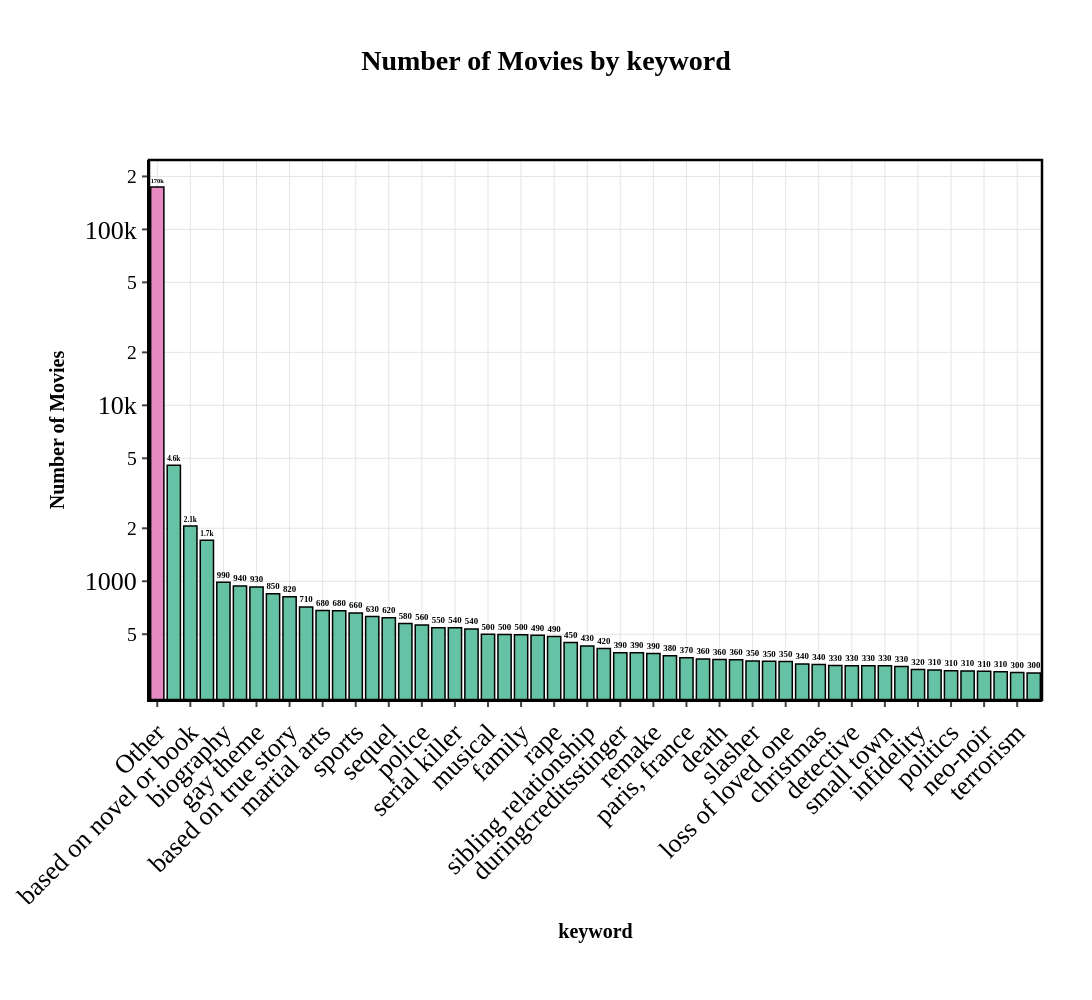

Here is the notebook cell this chart was saved with:
### Code cell
plot_and_export_categorical_distribution(keywords, "keyword_name", "keyword", 300, print_stats=True, filename_prefix="step_1")

### Figure 1 — Plotly figure (JSON) as saved in the notebook; plotly's stock layout.template omitted (floating-point values rounded to 4 significant figures)
{"data": [{"hovertemplate": "grouped=%{x}<br>total=%{text}<extra></extra>", "legendgroup": "Other", "marker": {"color": "#E78AC3", "line": {"color": "#000000", "width": 1.5}, "pattern": {"shape": ""}}, "name": "Other", "orientation": "v", "showlegend": true, "text": [174200.0], "textangle": 0, "textfont": {"color": "#000000", "size": 16}, "textposition": "outside", "texttemplate": "<b>%{text:.2s}</b>", "type": "bar", "x": ["Other"], "xaxis": "x", "y": [174187], "yaxis": "y"}, {"hovertemplate": "grouped=%{x}<br>total=%{text}<extra></extra>", "legendgroup": "woman director", "marker": {"color": "#66C2A5", "line": {"color": "#000000", "width": 1.5}, "pattern": {"shape": ""}}, "name": "woman director", "orientation": "v", "showlegend": true, "text": [4570.0], "textangle": 0, "textfont": {"color": "#000000", "size": 16}, "textposition": "outside", "texttemplate": "<b>%{text:.2s}</b>", "type": "bar", "x": ["woman director"], "xaxis": "x", "y": [4570], "yaxis": "y"}, {"hovertemplate": "grouped=%{x}<br>total=%{text}<extra></extra>", "legendgroup": "based on novel or book", "marker": {"color": "#66C2A5", "line": {"color": "#000000", "width": 1.5}, "pattern": {"shape": ""}}, "name": "based on novel or book", "orientation": "v", "showlegend": true, "text": [2064.0], "textangle": 0, "textfont": {"color": "#000000", "size": 16}, "textposition": "outside", "texttemplate": "<b>%{text:.2s}</b>", "type": "bar", "x": ["based on novel or book"], "xaxis": "x", "y": [2064], "yaxis": "y"}, {"hovertemplate": "grouped=%{x}<br>total=%{text}<extra></extra>", "legendgroup": "murder", "marker": {"color": "#66C2A5", "line": {"color": "#000000", "width": 1.5}, "pattern": {"shape": ""}}, "name": "murder", "orientation": "v", "showlegend": true, "text": [1709.0], "textangle": 0, "textfont": {"color": "#000000", "size": 16}, "textposition": "outside", "texttemplate": "<b>%{text:.2s}</b>", "type": "bar", "x": ["murder"], "xaxis": "x", "y": [1709], "yaxis": "y"}, {"hovertemplate": "grouped=%{x}<br>total=%{text}<extra></extra>", "legendgroup": "biography", "marker": {"color": "#66C2A5", "line": {"color": "#000000", "width": 1.5}, "pattern": {"shape": ""}}, "name": "biography", "orientation": "v", "showlegend": true, "text": [986.0], "textangle": 0, "textfont": {"color": "#000000", "size": 16}, "textposition": "outside", "texttemplate": "<b>%{text:.2s}</b>", "type": "bar", "x": ["biography"], "xaxis": "x", "y": [986], "yaxis": "y"}, {"hovertemplate": "grouped=%{x}<br>total=%{text}<extra></extra>", "legendgroup": "revenge", "marker": {"color": "#66C2A5", "line": {"color": "#000000", "width": 1.5}, "pattern": {"shape": ""}}, "name": "revenge", "orientation": "v", "showlegend": true, "text": [941.0], "textangle": 0, "textfont": {"color": "#000000", "size": 16}, "textposition": "outside", "texttemplate": "<b>%{text:.2s}</b>", "type": "bar", "x": ["revenge"], "xaxis": "x", "y": [941], "yaxis": "y"}, {"hovertemplate": "grouped=%{x}<br>total=%{text}<extra></extra>", "legendgroup": "gay theme", "marker": {"color": "#66C2A5", "line": {"color": "#000000", "width": 1.5}, "pattern": {"shape": ""}}, "name": "gay theme", "orientation": "v", "showlegend": true, "text": [929.0], "textangle": 0, "textfont": {"color": "#000000", "size": 16}, "textposition": "outside", "texttemplate": "<b>%{text:.2s}</b>", "type": "bar", "x": ["gay theme"], "xaxis": "x", "y": [929], "yaxis": "y"}, {"hovertemplate": "grouped=%{x}<br>total=%{text}<extra></extra>", "legendgroup": "lgbt", "marker": {"color": "#66C2A5", "line": {"color": "#000000", "width": 1.5}, "pattern": {"shape": ""}}, "name": "lgbt", "orientation": "v", "showlegend": true, "text": [850.0], "textangle": 0, "textfont": {"color": "#000000", "size": 16}, "textposition": "outside", "texttemplate": "<b>%{text:.2s}</b>", "type": "bar", "x": ["lgbt"], "xaxis": "x", "y": [850], "yaxis": "y"}, {"hovertemplate": "grouped=%{x}<br>total=%{text}<extra></extra>", "legendgroup": "based on true story", "marker": {"color": "#66C2A5", "line": {"color": "#000000", "width": 1.5}, "pattern": {"shape": ""}}, "name": "based on true story", "orientation": "v", "showlegend": true, "text": [816.0], "textangle": 0, "textfont": {"color": "#000000", "size": 16}, "textposition": "outside", "texttemplate": "<b>%{text:.2s}</b>", "type": "bar", "x": ["based on true story"], "xaxis": "x", "y": [816], "yaxis": "y"}, {"hovertemplate": "grouped=%{x}<br>total=%{text}<extra></extra>", "legendgroup": "love", "marker": {"color": "#66C2A5", "line": {"color": "#000000", "width": 1.5}, "pattern": {"shape": ""}}, "name": "love", "orientation": "v", "showlegend": true, "text": [714.0], "textangle": 0, "textfont": {"color": "#000000", "size": 16}, "textposition": "outside", "texttemplate": "<b>%{text:.2s}</b>", "type": "bar", "x": ["love"], "xaxis": "x", "y": [714], "yaxis": "y"}, {"hovertemplate": "grouped=%{x}<br>total=%{text}<extra></extra>", "legendgroup": "martial arts", "marker": {"color": "#66C2A5", "line": {"color": "#000000", "width": 1.5}, "pattern": {"shape": ""}}, "name": "martial arts", "orientation": "v", "showlegend": true, "text": [683.0], "textangle": 0, "textfont": {"color": "#000000", "size": 16}, "textposition": "outside", "texttemplate": "<b>%{text:.2s}</b>", "type": "bar", "x": ["martial arts"], "xaxis": "x", "y": [683], "yaxis": "y"}, {"hovertemplate": "grouped=%{x}<br>total=%{text}<extra></extra>", "legendgroup": "new york city", "marker": {"color": "#66C2A5", "line": {"color": "#000000", "width": 1.5}, "pattern": {"shape": ""}}, "name": "new york city", "orientation": "v", "showlegend": true, "text": [680.0], "textangle": 0, "textfont": {"color": "#000000", "size": 16}, "textposition": "outside", "texttemplate": "<b>%{text:.2s}</b>", "type": "bar", "x": ["new york city"], "xaxis": "x", "y": [680], "yaxis": "y"}, {"hovertemplate": "grouped=%{x}<br>total=%{text}<extra></extra>", "legendgroup": "sports", "marker": {"color": "#66C2A5", "line": {"color": "#000000", "width": 1.5}, "pattern": {"shape": ""}}, "name": "sports", "orientation": "v", "showlegend": true, "text": [661.0], "textangle": 0, "textfont": {"color": "#000000", "size": 16}, "textposition": "outside", "texttemplate": "<b>%{text:.2s}</b>", "type": "bar", "x": ["sports"], "xaxis": "x", "y": [661], "yaxis": "y"}, {"hovertemplate": "grouped=%{x}<br>total=%{text}<extra></extra>", "legendgroup": "friendship", "marker": {"color": "#66C2A5", "line": {"color": "#000000", "width": 1.5}, "pattern": {"shape": ""}}, "name": "friendship", "orientation": "v", "showlegend": true, "text": [631.0], "textangle": 0, "textfont": {"color": "#000000", "size": 16}, "textposition": "outside", "texttemplate": "<b>%{text:.2s}</b>", "type": "bar", "x": ["friendship"], "xaxis": "x", "y": [631], "yaxis": "y"}, {"hovertemplate": "grouped=%{x}<br>total=%{text}<extra></extra>", "legendgroup": "sequel", "marker": {"color": "#66C2A5", "line": {"color": "#000000", "width": 1.5}, "pattern": {"shape": ""}}, "name": "sequel", "orientation": "v", "showlegend": true, "text": [621.0], "textangle": 0, "textfont": {"color": "#000000", "size": 16}, "textposition": "outside", "texttemplate": "<b>%{text:.2s}</b>", "type": "bar", "x": ["sequel"], "xaxis": "x", "y": [621], "yaxis": "y"}, {"hovertemplate": "grouped=%{x}<br>total=%{text}<extra></extra>", "legendgroup": "coming of age", "marker": {"color": "#66C2A5", "line": {"color": "#000000", "width": 1.5}, "pattern": {"shape": ""}}, "name": "coming of age", "orientation": "v", "showlegend": true, "text": [576.0], "textangle": 0, "textfont": {"color": "#000000", "size": 16}, "textposition": "outside", "texttemplate": "<b>%{text:.2s}</b>", "type": "bar", "x": ["coming of age"], "xaxis": "x", "y": [576], "yaxis": "y"}, {"hovertemplate": "grouped=%{x}<br>total=%{text}<extra></extra>", "legendgroup": "police", "marker": {"color": "#66C2A5", "line": {"color": "#000000", "width": 1.5}, "pattern": {"shape": ""}}, "name": "police", "orientation": "v", "showlegend": true, "text": [564.0], "textangle": 0, "textfont": {"color": "#000000", "size": 16}, "textposition": "outside", "texttemplate": "<b>%{text:.2s}</b>", "type": "bar", "x": ["police"], "xaxis": "x", "y": [564], "yaxis": "y"}, {"hovertemplate": "grouped=%{x}<br>total=%{text}<extra></extra>", "legendgroup": "drugs", "marker": {"color": "#66C2A5", "line": {"color": "#000000", "width": 1.5}, "pattern": {"shape": ""}}, "name": "drugs", "orientation": "v", "showlegend": true, "text": [545.0], "textangle": 0, "textfont": {"color": "#000000", "size": 16}, "textposition": "outside", "texttemplate": "<b>%{text:.2s}</b>", "type": "bar", "x": ["drugs"], "xaxis": "x", "y": [545], "yaxis": "y"}, {"hovertemplate": "grouped=%{x}<br>total=%{text}<extra></extra>", "legendgroup": "serial killer", "marker": {"color": "#66C2A5", "line": {"color": "#000000", "width": 1.5}, "pattern": {"shape": ""}}, "name": "serial killer", "orientation": "v", "showlegend": true, "text": [544.0], "textangle": 0, "textfont": {"color": "#000000", "size": 16}, "textposition": "outside", "texttemplate": "<b>%{text:.2s}</b>", "type": "bar", "x": ["serial killer"], "xaxis": "x", "y": [544], "yaxis": "y"}, {"hovertemplate": "grouped=%{x}<br>total=%{text}<extra></extra>", "legendgroup": "parent child relationship", "marker": {"color": "#66C2A5", "line": {"color": "#000000", "width": 1.5}, "pattern": {"shape": ""}}, "name": "parent child relationship", "orientation": "v", "showlegend": true, "text": [535.0], "textangle": 0, "textfont": {"color": "#000000", "size": 16}, "textposition": "outside", "texttemplate": "<b>%{text:.2s}</b>", "type": "bar", "x": ["parent child relationship"], "xaxis": "x", "y": [535], "yaxis": "y"}, {"hovertemplate": "grouped=%{x}<br>total=%{text}<extra></extra>", "legendgroup": "musical", "marker": {"color": "#66C2A5", "line": {"color": "#000000", "width": 1.5}, "pattern": {"shape": ""}}, "name": "musical", "orientation": "v", "showlegend": true, "text": [500.0], "textangle": 0, "textfont": {"color": "#000000", "size": 16}, "textposition": "outside", "texttemplate": "<b>%{text:.2s}</b>", "type": "bar", "x": ["musical"], "xaxis": "x", "y": [500], "yaxis": "y"}, {"hovertemplate": "grouped=%{x}<br>total=%{text}<extra></extra>", "legendgroup": "world war ii", "marker": {"color": "#66C2A5", "line": {"color": "#000000", "width": 1.5}, "pattern": {"shape": ""}}, "name": "world war ii", "orientation": "v", "showlegend": true, "text": [498.0], "textangle": 0, "textfont": {"color": "#000000", "size": 16}, "textposition": "outside", "texttemplate": "<b>%{text:.2s}</b>", "type": "bar", "x": ["world war ii"], "xaxis": "x", "y": [498], "yaxis": "y"}, {"hovertemplate": "grouped=%{x}<br>total=%{text}<extra></extra>", "legendgroup": "family", "marker": {"color": "#66C2A5", "line": {"color": "#000000", "width": 1.5}, "pattern": {"shape": ""}}, "name": "family", "orientation": "v", "showlegend": true, "text": [497.0], "textangle": 0, "textfont": {"color": "#000000", "size": 16}, "textposition": "outside", "texttemplate": "<b>%{text:.2s}</b>", "type": "bar", "x": ["family"], "xaxis": "x", "y": [497], "yaxis": "y"}, {"hovertemplate": "grouped=%{x}<br>total=%{text}<extra></extra>", "legendgroup": "kidnapping", "marker": {"color": "#66C2A5", "line": {"color": "#000000", "width": 1.5}, "pattern": {"shape": ""}}, "name": "kidnapping", "orientation": "v", "showlegend": true, "text": [493.0], "textangle": 0, "textfont": {"color": "#000000", "size": 16}, "textposition": "outside", "texttemplate": "<b>%{text:.2s}</b>", "type": "bar", "x": ["kidnapping"], "xaxis": "x", "y": [493], "yaxis": "y"}, {"hovertemplate": "grouped=%{x}<br>total=%{text}<extra></extra>", "legendgroup": "rape", "marker": {"color": "#66C2A5", "line": {"color": "#000000", "width": 1.5}, "pattern": {"shape": ""}}, "name": "rape", "orientation": "v", "showlegend": true, "text": [485.0], "textangle": 0, "textfont": {"color": "#000000", "size": 16}, "textposition": "outside", "texttemplate": "<b>%{text:.2s}</b>", "type": "bar", "x": ["rape"], "xaxis": "x", "y": [485], "yaxis": "y"}, {"hovertemplate": "grouped=%{x}<br>total=%{text}<extra></extra>", "legendgroup": "high school", "marker": {"color": "#66C2A5", "line": {"color": "#000000", "width": 1.5}, "pattern": {"shape": ""}}, "name": "high school", "orientation": "v", "showlegend": true, "text": [448.0], "textangle": 0, "textfont": {"color": "#000000", "size": 16}, "textposition": "outside", "texttemplate": "<b>%{text:.2s}</b>", "type": "bar", "x": ["high school"], "xaxis": "x", "y": [448], "yaxis": "y"}, {"hovertemplate": "grouped=%{x}<br>total=%{text}<extra></extra>", "legendgroup": "sibling relationship", "marker": {"color": "#66C2A5", "line": {"color": "#000000", "width": 1.5}, "pattern": {"shape": ""}}, "name": "sibling relationship", "orientation": "v", "showlegend": true, "text": [428.0], "textangle": 0, "textfont": {"color": "#000000", "size": 16}, "textposition": "outside", "texttemplate": "<b>%{text:.2s}</b>", "type": "bar", "x": ["sibling relationship"], "xaxis": "x", "y": [428], "yaxis": "y"}, {"hovertemplate": "grouped=%{x}<br>total=%{text}<extra></extra>", "legendgroup": "los angeles, california", "marker": {"color": "#66C2A5", "line": {"color": "#000000", "width": 1.5}, "pattern": {"shape": ""}}, "name": "los angeles, california", "orientation": "v", "showlegend": true, "text": [415.0], "textangle": 0, "textfont": {"color": "#000000", "size": 16}, "textposition": "outside", "texttemplate": "<b>%{text:.2s}</b>", "type": "bar", "x": ["los angeles, california"], "xaxis": "x", "y": [415], "yaxis": "y"}, {"hovertemplate": "grouped=%{x}<br>total=%{text}<extra></extra>", "legendgroup": "duringcreditsstinger", "marker": {"color": "#66C2A5", "line": {"color": "#000000", "width": 1.5}, "pattern": {"shape": ""}}, "name": "duringcreditsstinger", "orientation": "v", "showlegend": true, "text": [392.0], "textangle": 0, "textfont": {"color": "#000000", "size": 16}, "textposition": "outside", "texttemplate": "<b>%{text:.2s}</b>", "type": "bar", "x": ["duringcreditsstinger"], "xaxis": "x", "y": [392], "yaxis": "y"}, {"hovertemplate": "grouped=%{x}<br>total=%{text}<extra></extra>", "legendgroup": "prison", "marker": {"color": "#66C2A5", "line": {"color": "#000000", "width": 1.5}, "pattern": {"shape": ""}}, "name": "prison", "orientation": "v", "showlegend": true, "text": [392.0], "textangle": 0, "textfont": {"color": "#000000", "size": 16}, "textposition": "outside", "texttemplate": "<b>%{text:.2s}</b>", "type": "bar", "x": ["prison"], "xaxis": "x", "y": [392], "yaxis": "y"}, {"hovertemplate": "grouped=%{x}<br>total=%{text}<extra></extra>", "legendgroup": "remake", "marker": {"color": "#66C2A5", "line": {"color": "#000000", "width": 1.5}, "pattern": {"shape": ""}}, "name": "remake", "orientation": "v", "showlegend": true, "text": [388.0], "textangle": 0, "textfont": {"color": "#000000", "size": 16}, "textposition": "outside", "texttemplate": "<b>%{text:.2s}</b>", "type": "bar", "x": ["remake"], "xaxis": "x", "y": [388], "yaxis": "y"}, {"hovertemplate": "grouped=%{x}<br>total=%{text}<extra></extra>", "legendgroup": "suicide", "marker": {"color": "#66C2A5", "line": {"color": "#000000", "width": 1.5}, "pattern": {"shape": ""}}, "name": "suicide", "orientation": "v", "showlegend": true, "text": [377.0], "textangle": 0, "textfont": {"color": "#000000", "size": 16}, "textposition": "outside", "texttemplate": "<b>%{text:.2s}</b>", "type": "bar", "x": ["suicide"], "xaxis": "x", "y": [377], "yaxis": "y"}, {"hovertemplate": "grouped=%{x}<br>total=%{text}<extra></extra>", "legendgroup": "paris, france", "marker": {"color": "#66C2A5", "line": {"color": "#000000", "width": 1.5}, "pattern": {"shape": ""}}, "name": "paris, france", "orientation": "v", "showlegend": true, "text": [367.0], "textangle": 0, "textfont": {"color": "#000000", "size": 16}, "textposition": "outside", "texttemplate": "<b>%{text:.2s}</b>", "type": "bar", "x": ["paris, france"], "xaxis": "x", "y": [367], "yaxis": "y"}, {"hovertemplate": "grouped=%{x}<br>total=%{text}<extra></extra>", "legendgroup": "romance", "marker": {"color": "#66C2A5", "line": {"color": "#000000", "width": 1.5}, "pattern": {"shape": ""}}, "name": "romance", "orientation": "v", "showlegend": true, "text": [362.0], "textangle": 0, "textfont": {"color": "#000000", "size": 16}, "textposition": "outside", "texttemplate": "<b>%{text:.2s}</b>", "type": "bar", "x": ["romance"], "xaxis": "x", "y": [362], "yaxis": "y"}, {"hovertemplate": "grouped=%{x}<br>total=%{text}<extra></extra>", "legendgroup": "death", "marker": {"color": "#66C2A5", "line": {"color": "#000000", "width": 1.5}, "pattern": {"shape": ""}}, "name": "death", "orientation": "v", "showlegend": true, "text": [359.0], "textangle": 0, "textfont": {"color": "#000000", "size": 16}, "textposition": "outside", "texttemplate": "<b>%{text:.2s}</b>", "type": "bar", "x": ["death"], "xaxis": "x", "y": [359], "yaxis": "y"}, {"hovertemplate": "grouped=%{x}<br>total=%{text}<extra></extra>", "legendgroup": "1970s", "marker": {"color": "#66C2A5", "line": {"color": "#000000", "width": 1.5}, "pattern": {"shape": ""}}, "name": "1970s", "orientation": "v", "showlegend": true, "text": [358.0], "textangle": 0, "textfont": {"color": "#000000", "size": 16}, "textposition": "outside", "texttemplate": "<b>%{text:.2s}</b>", "type": "bar", "x": ["1970s"], "xaxis": "x", "y": [358], "yaxis": "y"}, {"hovertemplate": "grouped=%{x}<br>total=%{text}<extra></extra>", "legendgroup": "slasher", "marker": {"color": "#66C2A5", "line": {"color": "#000000", "width": 1.5}, "pattern": {"shape": ""}}, "name": "slasher", "orientation": "v", "showlegend": true, "text": [352.0], "textangle": 0, "textfont": {"color": "#000000", "size": 16}, "textposition": "outside", "texttemplate": "<b>%{text:.2s}</b>", "type": "bar", "x": ["slasher"], "xaxis": "x", "y": [352], "yaxis": "y"}, {"hovertemplate": "grouped=%{x}<br>total=%{text}<extra></extra>", "legendgroup": "husband wife relationship", "marker": {"color": "#66C2A5", "line": {"color": "#000000", "width": 1.5}, "pattern": {"shape": ""}}, "name": "husband wife relationship", "orientation": "v", "showlegend": true, "text": [351.0], "textangle": 0, "textfont": {"color": "#000000", "size": 16}, "textposition": "outside", "texttemplate": "<b>%{text:.2s}</b>", "type": "bar", "x": ["husband wife relationship"], "xaxis": "x", "y": [351], "yaxis": "y"}, {"hovertemplate": "grouped=%{x}<br>total=%{text}<extra></extra>", "legendgroup": "loss of loved one", "marker": {"color": "#66C2A5", "line": {"color": "#000000", "width": 1.5}, "pattern": {"shape": ""}}, "name": "loss of loved one", "orientation": "v", "showlegend": true, "text": [350.0], "textangle": 0, "textfont": {"color": "#000000", "size": 16}, "textposition": "outside", "texttemplate": "<b>%{text:.2s}</b>", "type": "bar", "x": ["loss of loved one"], "xaxis": "x", "y": [350], "yaxis": "y"}, {"hovertemplate": "grouped=%{x}<br>total=%{text}<extra></extra>", "legendgroup": "prostitute", "marker": {"color": "#66C2A5", "line": {"color": "#000000", "width": 1.5}, "pattern": {"shape": ""}}, "name": "prostitute", "orientation": "v", "showlegend": true, "text": [339.0], "textangle": 0, "textfont": {"color": "#000000", "size": 16}, "textposition": "outside", "texttemplate": "<b>%{text:.2s}</b>", "type": "bar", "x": ["prostitute"], "xaxis": "x", "y": [339], "yaxis": "y"}, {"hovertemplate": "grouped=%{x}<br>total=%{text}<extra></extra>", "legendgroup": "christmas", "marker": {"color": "#66C2A5", "line": {"color": "#000000", "width": 1.5}, "pattern": {"shape": ""}}, "name": "christmas", "orientation": "v", "showlegend": true, "text": [336.0], "textangle": 0, "textfont": {"color": "#000000", "size": 16}, "textposition": "outside", "texttemplate": "<b>%{text:.2s}</b>", "type": "bar", "x": ["christmas"], "xaxis": "x", "y": [336], "yaxis": "y"}, {"hovertemplate": "grouped=%{x}<br>total=%{text}<extra></extra>", "legendgroup": "dark comedy", "marker": {"color": "#66C2A5", "line": {"color": "#000000", "width": 1.5}, "pattern": {"shape": ""}}, "name": "dark comedy", "orientation": "v", "showlegend": true, "text": [332.0], "textangle": 0, "textfont": {"color": "#000000", "size": 16}, "textposition": "outside", "texttemplate": "<b>%{text:.2s}</b>", "type": "bar", "x": ["dark comedy"], "xaxis": "x", "y": [332], "yaxis": "y"}, {"hovertemplate": "grouped=%{x}<br>total=%{text}<extra></extra>", "legendgroup": "detective", "marker": {"color": "#66C2A5", "line": {"color": "#000000", "width": 1.5}, "pattern": {"shape": ""}}, "name": "detective", "orientation": "v", "showlegend": true, "text": [331.0], "textangle": 0, "textfont": {"color": "#000000", "size": 16}, "textposition": "outside", "texttemplate": "<b>%{text:.2s}</b>", "type": "bar", "x": ["detective"], "xaxis": "x", "y": [331], "yaxis": "y"}, {"hovertemplate": "grouped=%{x}<br>total=%{text}<extra></extra>", "legendgroup": "london, england", "marker": {"color": "#66C2A5", "line": {"color": "#000000", "width": 1.5}, "pattern": {"shape": ""}}, "name": "london, england", "orientation": "v", "showlegend": true, "text": [331.0], "textangle": 0, "textfont": {"color": "#000000", "size": 16}, "textposition": "outside", "texttemplate": "<b>%{text:.2s}</b>", "type": "bar", "x": ["london, england"], "xaxis": "x", "y": [331], "yaxis": "y"}, {"hovertemplate": "grouped=%{x}<br>total=%{text}<extra></extra>", "legendgroup": "small town", "marker": {"color": "#66C2A5", "line": {"color": "#000000", "width": 1.5}, "pattern": {"shape": ""}}, "name": "small town", "orientation": "v", "showlegend": true, "text": [331.0], "textangle": 0, "textfont": {"color": "#000000", "size": 16}, "textposition": "outside", "texttemplate": "<b>%{text:.2s}</b>", "type": "bar", "x": ["small town"], "xaxis": "x", "y": [331], "yaxis": "y"}, {"hovertemplate": "grouped=%{x}<br>total=%{text}<extra></extra>", "legendgroup": "japan", "marker": {"color": "#66C2A5", "line": {"color": "#000000", "width": 1.5}, "pattern": {"shape": ""}}, "name": "japan", "orientation": "v", "showlegend": true, "text": [328.0], "textangle": 0, "textfont": {"color": "#000000", "size": 16}, "textposition": "outside", "texttemplate": "<b>%{text:.2s}</b>", "type": "bar", "x": ["japan"], "xaxis": "x", "y": [328], "yaxis": "y"}, {"hovertemplate": "grouped=%{x}<br>total=%{text}<extra></extra>", "legendgroup": "infidelity", "marker": {"color": "#66C2A5", "line": {"color": "#000000", "width": 1.5}, "pattern": {"shape": ""}}, "name": "infidelity", "orientation": "v", "showlegend": true, "text": [315.0], "textangle": 0, "textfont": {"color": "#000000", "size": 16}, "textposition": "outside", "texttemplate": "<b>%{text:.2s}</b>", "type": "bar", "x": ["infidelity"], "xaxis": "x", "y": [315], "yaxis": "y"}, {"hovertemplate": "grouped=%{x}<br>total=%{text}<extra></extra>", "legendgroup": "gangster", "marker": {"color": "#66C2A5", "line": {"color": "#000000", "width": 1.5}, "pattern": {"shape": ""}}, "name": "gangster", "orientation": "v", "showlegend": true, "text": [313.0], "textangle": 0, "textfont": {"color": "#000000", "size": 16}, "textposition": "outside", "texttemplate": "<b>%{text:.2s}</b>", "type": "bar", "x": ["gangster"], "xaxis": "x", "y": [313], "yaxis": "y"}, {"hovertemplate": "grouped=%{x}<br>total=%{text}<extra></extra>", "legendgroup": "politics", "marker": {"color": "#66C2A5", "line": {"color": "#000000", "width": 1.5}, "pattern": {"shape": ""}}, "name": "politics", "orientation": "v", "showlegend": true, "text": [310.0], "textangle": 0, "textfont": {"color": "#000000", "size": 16}, "textposition": "outside", "texttemplate": "<b>%{text:.2s}</b>", "type": "bar", "x": ["politics"], "xaxis": "x", "y": [310], "yaxis": "y"}, {"hovertemplate": "grouped=%{x}<br>total=%{text}<extra></extra>", "legendgroup": "erotic movie", "marker": {"color": "#66C2A5", "line": {"color": "#000000", "width": 1.5}, "pattern": {"shape": ""}}, "name": "erotic movie", "orientation": "v", "showlegend": true, "text": [309.0], "textangle": 0, "textfont": {"color": "#000000", "size": 16}, "textposition": "outside", "texttemplate": "<b>%{text:.2s}</b>", "type": "bar", "x": ["erotic movie"], "xaxis": "x", "y": [309], "yaxis": "y"}, {"hovertemplate": "grouped=%{x}<br>total=%{text}<extra></extra>", "legendgroup": "neo-noir", "marker": {"color": "#66C2A5", "line": {"color": "#000000", "width": 1.5}, "pattern": {"shape": ""}}, "name": "neo-noir", "orientation": "v", "showlegend": true, "text": [308.0], "textangle": 0, "textfont": {"color": "#000000", "size": 16}, "textposition": "outside", "texttemplate": "<b>%{text:.2s}</b>", "type": "bar", "x": ["neo-noir"], "xaxis": "x", "y": [308], "yaxis": "y"}, {"hovertemplate": "grouped=%{x}<br>total=%{text}<extra></extra>", "legendgroup": "vampire", "marker": {"color": "#66C2A5", "line": {"color": "#000000", "width": 1.5}, "pattern": {"shape": ""}}, "name": "vampire", "orientation": "v", "showlegend": true, "text": [306.0], "textangle": 0, "textfont": {"color": "#000000", "size": 16}, "textposition": "outside", "texttemplate": "<b>%{text:.2s}</b>", "type": "bar", "x": ["vampire"], "xaxis": "x", "y": [306], "yaxis": "y"}, {"hovertemplate": "grouped=%{x}<br>total=%{text}<extra></extra>", "legendgroup": "terrorism", "marker": {"color": "#66C2A5", "line": {"color": "#000000", "width": 1.5}, "pattern": {"shape": ""}}, "name": "terrorism", "orientation": "v", "showlegend": true, "text": [303.0], "textangle": 0, "textfont": {"color": "#000000", "size": 16}, "textposition": "outside", "texttemplate": "<b>%{text:.2s}</b>", "type": "bar", "x": ["terrorism"], "xaxis": "x", "y": [303], "yaxis": "y"}, {"hovertemplate": "grouped=%{x}<br>total=%{text}<extra></extra>", "legendgroup": "zombie", "marker": {"color": "#66C2A5", "line": {"color": "#000000", "width": 1.5}, "pattern": {"shape": ""}}, "name": "zombie", "orientation": "v", "showlegend": true, "text": [301.0], "textangle": 0, "textfont": {"color": "#000000", "size": 16}, "textposition": "outside", "texttemplate": "<b>%{text:.2s}</b>", "type": "bar", "x": ["zombie"], "xaxis": "x", "y": [301], "yaxis": "y"}], "layout": {"bargap": 0.2, "barmode": "relative", "font": {"color": "#000000", "family": "Times New Roman", "size": 26}, "height": 1000, "legend": {"bgcolor": "rgba(255, 255, 255, 0.8)", "bordercolor": "#000000", "borderwidth": 2.5, "font": {"size": 16}, "orientation": "h", "title": {"text": "grouped"}, "tracegroupgap": 0, "x": 0.5, "xanchor": "center", "y": -0.25, "yanchor": "top"}, "margin": {"b": 300, "l": 100, "r": 50, "t": 160}, "paper_bgcolor": "white", "plot_bgcolor": "white", "shapes": [{"fillcolor": "rgba(0,0,0,0)", "line": {"color": "#000000", "width": 2.5}, "type": "rect", "x0": 0, "x1": 1, "xref": "paper", "y0": 0, "y1": 1, "yref": "paper"}], "showlegend": false, "title": {"font": {"color": "#000000", "size": 28}, "text": "<b>Number of Movies by keyword</b>", "x": 0.5, "xanchor": "center", "y": 0.95, "yanchor": "top"}, "width": 1200, "xaxis": {"anchor": "y", "categoryarray": ["Other", "woman director", "based on novel or book", "murder", "biography", "revenge", "gay theme", "lgbt", "based on true story", "love", "martial arts", "new york city", "sports", "friendship", "sequel", "coming of age", "police", "drugs", "serial killer", "parent child relationship", "musical", "world war ii", "family", "kidnapping", "rape", "high school", "sibling relationship", "los angeles, california", "duringcreditsstinger", "prison", "remake", "suicide", "paris, france", "romance", "death", "1970s", "slasher", "husband wife relationship", "loss of loved one", "prostitute", "christmas", "dark comedy", "detective", "london, england", "small town", "japan", "infidelity", "gangster", "politics", "erotic movie", "neo-noir", "vampire", "terrorism", "zombie"], "categoryorder": "array", "domain": [0, 1], "gridcolor": "#E5E5E5", "gridwidth": 1, "linecolor": "#000000", "linewidth": 2, "showgrid": true, "tickangle": -45, "tickfont": {"size": 26}, "ticks": "outside", "tickwidth": 2, "title": {"font": {"color": "#000000", "size": 20}, "text": "<b>keyword</b>"}}, "yaxis": {"anchor": "x", "domain": [0, 1], "gridcolor": "#E5E5E5", "gridwidth": 1, "linecolor": "#000000", "linewidth": 2, "showgrid": true, "tickfont": {"size": 26}, "ticks": "outside", "tickwidth": 2, "title": {"font": {"color": "#000000", "size": 20}, "text": "<b>Number of Movies</b>"}, "type": "log", "zeroline": true, "zerolinecolor": "#000000", "zerolinewidth": 2}}}
